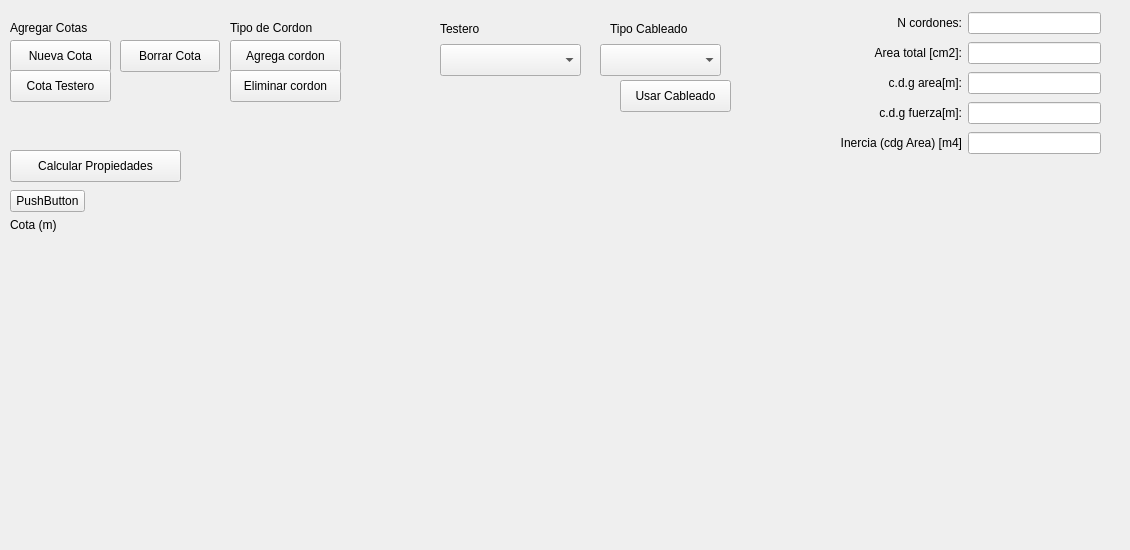
   <widget class="QWidget" name="tab_2">
    <attribute name="title">
     <string>Arm. Activa</string>
    </attribute>
    <widget class="QWidget" name="gridLayoutWidget_2">
     <property name="geometry">
      <rect>
       <x>10</x>
       <y>190</y>
       <width>1111</width>
       <height>351</height>
      </rect>
     </property>
     <layout class="QGridLayout" name="gridLayout">
      <property name="horizontalSpacing">
       <number>-1</number>
      </property>
      <item row="1" column="0">
       <layout class="QVBoxLayout" name="verticalLayout">
        <property name="spacing">
         <number>0</number>
        </property>
        <item>
         <widget class="QLabel" name="tab2_label_cota">
          <property name="maximumSize">
           <size>
            <width>100</width>
            <height>16777215</height>
           </size>
          </property>
          <property name="text">
           <string>Cota (m)</string>
          </property>
         </widget>
        </item>
        <item>
         <spacer name="verticalSpacer_2">
          <property name="orientation">
           <enum>Qt::Orientation::Vertical</enum>
          </property>
          <property name="sizeHint" stdset="0">
           <size>
            <width>20</width>
            <height>40</height>
           </size>
          </property>
         </spacer>
        </item>
       </layout>
      </item>
      <item row="0" column="0">
       <widget class="QPushButton" name="tab2_relleno_layout_armaduras">
        <property name="enabled">
         <bool>true</bool>
        </property>
        <property name="maximumSize">
         <size>
          <width>75</width>
          <height>16777215</height>
         </size>
        </property>
        <property name="text">
         <string>PushButton</string>
        </property>
       </widget>
      </item>
      <item row="1" column="1">
       <spacer name="horizontalSpacer">
        <property name="orientation">
         <enum>Qt::Orientation::Horizontal</enum>
        </property>
        <property name="sizeHint" stdset="0">
         <size>
          <width>40</width>
          <height>20</height>
         </size>
        </property>
       </spacer>
      </item>
     </layout>
    </widget>
    <widget class="QPushButton" name="tab2_btn_add_cota_custom">
     <property name="geometry">
      <rect>
       <x>10</x>
       <y>40</y>
       <width>101</width>
       <height>32</height>
      </rect>
     </property>
     <property name="text">
      <string>Nueva Cota</string>
     </property>
    </widget>
    <widget class="QPushButton" name="tab2_btn_add_cord">
     <property name="geometry">
      <rect>
       <x>230</x>
       <y>40</y>
       <width>111</width>
       <height>32</height>
      </rect>
     </property>
     <property name="text">
      <string>Agrega cordon</string>
     </property>
    </widget>
    <widget class="QPushButton" name="tab2_btn_del_cota">
     <property name="geometry">
      <rect>
       <x>120</x>
       <y>40</y>
       <width>100</width>
       <height>32</height>
      </rect>
     </property>
     <property name="text">
      <string>Borrar Cota</string>
     </property>
    </widget>
    <widget class="QPushButton" name="tab2_btn_del_cord">
     <property name="geometry">
      <rect>
       <x>230</x>
       <y>70</y>
       <width>111</width>
       <height>32</height>
      </rect>
     </property>
     <property name="text">
      <string>Eliminar cordon</string>
     </property>
    </widget>
    <widget class="QWidget" name="gridLayoutWidget_3">
     <property name="geometry">
      <rect>
       <x>840</x>
       <y>10</y>
       <width>261</width>
       <height>147</height>
      </rect>
     </property>
     <layout class="QGridLayout" name="tab2_gridLayout_totales">
      <item row="0" column="0">
       <widget class="QLabel" name="tab2_label_cant_cord">
        <property name="text">
         <string>N cordones:</string>
        </property>
        <property name="alignment">
         <set>Qt::AlignmentFlag::AlignRight|Qt::AlignmentFlag::AlignTrailing|Qt::AlignmentFlag::AlignVCenter</set>
        </property>
       </widget>
      </item>
      <item row="3" column="0">
       <widget class="QLabel" name="tab2_label_cdg_fuerza">
        <property name="text">
         <string>c.d.g fuerza[m]:</string>
        </property>
        <property name="alignment">
         <set>Qt::AlignmentFlag::AlignRight|Qt::AlignmentFlag::AlignTrailing|Qt::AlignmentFlag::AlignVCenter</set>
        </property>
       </widget>
      </item>
      <item row="1" column="0">
       <widget class="QLabel" name="tab2_label_area_total">
        <property name="text">
         <string>Area total [cm2]:</string>
        </property>
        <property name="alignment">
         <set>Qt::AlignmentFlag::AlignRight|Qt::AlignmentFlag::AlignTrailing|Qt::AlignmentFlag::AlignVCenter</set>
        </property>
       </widget>
      </item>
      <item row="2" column="0">
       <widget class="QLabel" name="tab2_label_cdg_area">
        <property name="text">
         <string>c.d.g area[m]:</string>
        </property>
        <property name="alignment">
         <set>Qt::AlignmentFlag::AlignRight|Qt::AlignmentFlag::AlignTrailing|Qt::AlignmentFlag::AlignVCenter</set>
        </property>
       </widget>
      </item>
      <item row="0" column="1">
       <widget class="QLineEdit" name="tab2_line_total_cordones"/>
      </item>
      <item row="3" column="1">
       <widget class="QLineEdit" name="tab2_line_total_cdg_fuerza"/>
      </item>
      <item row="1" column="1">
       <widget class="QLineEdit" name="tab2_line_total_area"/>
      </item>
      <item row="2" column="1">
       <widget class="QLineEdit" name="tab2_line_total_cdg_area"/>
      </item>
      <item row="4" column="0">
       <widget class="QLabel" name="tab2_label_inercia">
        <property name="text">
         <string>Inercia (cdg Area) [m4]</string>
        </property>
        <property name="alignment">
         <set>Qt::AlignmentFlag::AlignRight|Qt::AlignmentFlag::AlignTrailing|Qt::AlignmentFlag::AlignVCenter</set>
        </property>
       </widget>
      </item>
      <item row="4" column="1">
       <widget class="QLineEdit" name="tab2_line_total_inercia"/>
      </item>
     </layout>
    </widget>
    <widget class="QPushButton" name="tab2_btn_valores">
     <property name="geometry">
      <rect>
       <x>10</x>
       <y>150</y>
       <width>171</width>
       <height>32</height>
      </rect>
     </property>
     <property name="text">
      <string>Calcular Propiedades</string>
     </property>
    </widget>
    <widget class="QLabel" name="tab2_label_cota_dinamica">
     <property name="geometry">
      <rect>
       <x>10</x>
       <y>20</y>
       <width>101</width>
       <height>16</height>
      </rect>
     </property>
     <property name="text">
      <string>Agregar Cotas</string>
     </property>
    </widget>
    <widget class="QPushButton" name="tab2_btn_add_cota_testero">
     <property name="geometry">
      <rect>
       <x>10</x>
       <y>70</y>
       <width>101</width>
       <height>32</height>
      </rect>
     </property>
     <property name="text">
      <string>Cota Testero</string>
     </property>
    </widget>
    <widget class="QLabel" name="tab2_label_cota_dinamica_2">
     <property name="geometry">
      <rect>
       <x>230</x>
       <y>20</y>
       <width>101</width>
       <height>16</height>
      </rect>
     </property>
     <property name="text">
      <string>Tipo de Cordon</string>
     </property>
    </widget>
    <widget class="QLabel" name="tab2_label_testero">
     <property name="geometry">
      <rect>
       <x>440</x>
       <y>20</y>
       <width>113</width>
       <height>18</height>
      </rect>
     </property>
     <property name="text">
      <string>Testero</string>
     </property>
    </widget>
    <widget class="QComboBox" name="tab2_combo_testero">
     <property name="geometry">
      <rect>
       <x>440</x>
       <y>44</y>
       <width>141</width>
       <height>32</height>
      </rect>
     </property>
    </widget>
    <widget class="QComboBox" name="tab2_combo_preset">
     <property name="geometry">
      <rect>
       <x>600</x>
       <y>44</y>
       <width>121</width>
       <height>32</height>
      </rect>
     </property>
    </widget>
    <widget class="QLabel" name="tab2_label_preset">
     <property name="geometry">
      <rect>
       <x>610</x>
       <y>20</y>
       <width>112</width>
       <height>18</height>
      </rect>
     </property>
     <property name="text">
      <string>Tipo Cableado</string>
     </property>
    </widget>
    <widget class="QPushButton" name="tab2_btn_aplicar_preset">
     <property name="geometry">
      <rect>
       <x>620</x>
       <y>80</y>
       <width>111</width>
       <height>32</height>
      </rect>
     </property>
     <property name="text">
      <string>Usar Cableado</string>
     </property>
    </widget>
   </widget>
